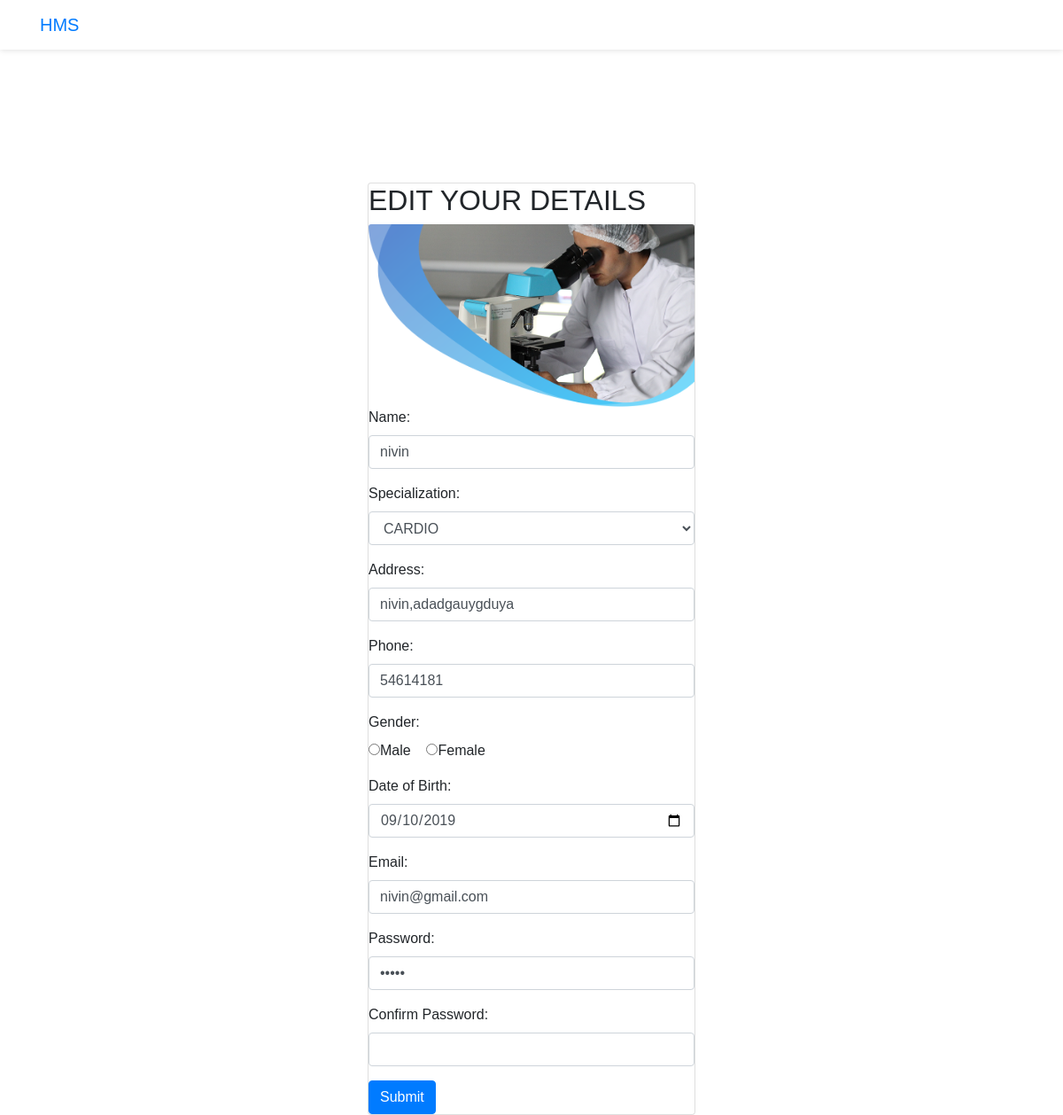
The page /edit_doctor.php (signed in) on the database its author committed.
### tables this page shows
CREATE TABLE IF NOT EXISTS `doctor` (
  `id` int(11) NOT NULL AUTO_INCREMENT,
  `name` varchar(100) NOT NULL,
  `specialization` varchar(100) NOT NULL,
  `address` varchar(100) NOT NULL,
  `phone` bigint(20) NOT NULL,
  `gender` varchar(100) NOT NULL,
  `dob` date NOT NULL,
  `email` varchar(100) NOT NULL,
  `password` varchar(100) NOT NULL,
  `approval` varchar(100) NOT NULL,
  PRIMARY KEY (`id`)
);

### edit_doctor.php (the view, shortened to what this page needs)
<!DOCTYPE html>
<?php
require_once('connect.php');
include("header.php");
?>
<html lang="en" dir="ltr">
  <head>
    <link rel="stylesheet" href="https://stackpath.bootstrapcdn.com/bootstrap/4.1.3/css/bootstrap.min.css">
  </head>
  <body>
    <?php
      $id  = $_SESSION['doc_id'];
      $sql = "SELECT * FROM `doctor` where id=$id";
      $records = mysqli_query($conn,$sql);
      $row=mysqli_fetch_array($records);
      ?>
  <div class="container" style="  margin-top: 150px;
    width:400px;
    margin-left: auto;
    margin-right: auto;">
    <div class="card">
    <h2>EDIT YOUR DETAILS</h2>
    <img src="images/service-bg.png" alt="" class="card-img-top">
    <form method="post" onsubmit="return checkpass(this)" enctype="multipart/form-data">
      <div class="form-group">
        <label>Name:</label>
        <input type="name" class="form-control" name="name"  placeholder=" Name"  value="<?php echo $row['name'] ?>" required>
      </div>
      <div class="form-group">
         <label>Specialization:</label>
         <select class="form-control" name="spec">
           <option value="cardio">CARDIO</option>
         </select>
       </div>
      <div class="form-group" required>
        <label>Address:</label>
        <input type="textarea" name= "address" class="form-control" value="<?php echo $row['address'] ?>" placeholder="Address">
      </div>
      <div class="form-group">
        <label>Phone:</label>
        <input type="number" name= "phone" class="form-control"  placeholder="Phone" value="<?php echo $row['phone'] ?>" required>
      </div>
      <div class="form-group"  required>
        <label>Gender:</label>
        <?php echo "<br>"?>
        <input type="radio"  name="gender" value="Male">Male
        &nbsp;&nbsp;
        <input type="radio"  name="gender" value="Female">Female
      </div>
      <div class="form-group">
        <label>Date of Birth:</label>
        <input type="date" class="form-control" name="date" value="<?php echo $row['dob'] ?>" required >
      </div>
      <div class="form-group">
        <label>Email:</label>
        <input type="email" name= "email" class="form-control" placeholder=" Email" value="<?php echo $row['email'] ?>" required>
      </div>
      <div class="form-group">
        <label>Password:</label>
        <input type="password" name= "password" class="form-control" placeholder="Password" value="<?php echo $row['password'] ?>" required>
      </div>
      <div class="form-group">
        <label>Confirm Password:</label>
        <input type="password" name= "cpassword" class="form-control" required>
      </div>
      <button type="submit" name="submit" class="btn btn-primary">Submit</button>
    </div>
    </div>

### edit_doctor.php (style rules this page uses)
* { margin: 0; padding: 0; box-sizing: border-box; font-family: 'Raleway', sans-serif; font-weight: 400; }

### rows shown on the page
doctor: name "nivin", address "nivin,adadgauygduya", phone "54614181", date "09/10/2019", email "nivin@gmail.com"
